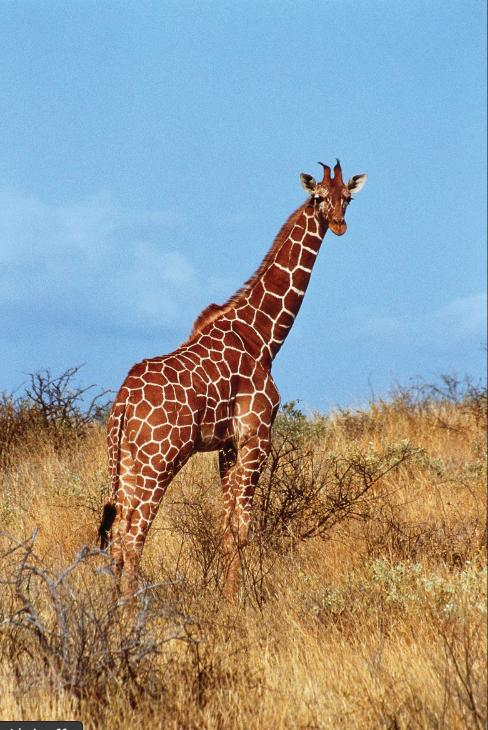
#> input picture CalculatingAndPlottingHistograms/giraffe.jpg, 488 x 730 px
$ jupyter execute work.ipynb
#> lines starting #> are read from the running program, lines starting #| are printed output that depends on the picture
histogram graphical represantation of pixel intensities in an image
mesela bu intensity  brightness olabilir
dynamic rangeini bulabiliriz yani
equalization  the image can enhance the image

[cell 1]
import cv2
import matplotlib.pyplot as plt

[cell 2]
#RGB
image = cv2.imread("./giraffe.jpg")
#> image is the input picture: shape (730, 488, 3); mean B, G, R 151.3, 152.9, 149.2
image_rgb = cv2.cvtColor(image , cv2.COLOR_BGR2RGB)
plt.imshow(image_rgb)

[cell 3]
channels = cv2.split(image_rgb)
colors = ["red" , "green" ,"blue"   ]
for channel , color  in zip(channels , colors):
    hist = cv2.calcHist([channel] , [0] , None ,  [256] , [0,256] )
    plt.plot(hist , color=color)
#> this loop made 3 passes
#> color on passes 1 to 3: 'red', 'green', 'blue'

plt.title("color histogram")
plt.xlabel("pixel intentisity")
plt.ylabel("frequency")
plt.show()
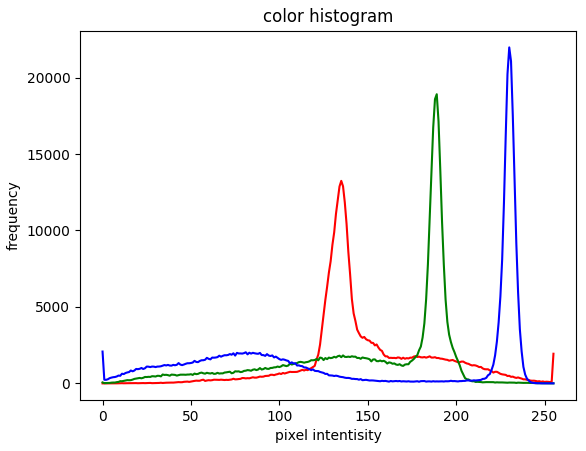
#> figure drawn by matplotlib, 1 panel; curve peaks at x = 135, y = 13245; curve peaks at x = 189, y = 18912; curve peaks at x = 230, y = 21973

[cell 4]
import cv2
import matplotlib.pyplot as plt

# HSV'ye çevir
image_hsv = cv2.cvtColor(image, cv2.COLOR_BGR2HSV)
#> image_hsv: shape (730, 488, 3); mean H, S, V 60, 123.9, 195.5
h, s, v = cv2.split(image_hsv)
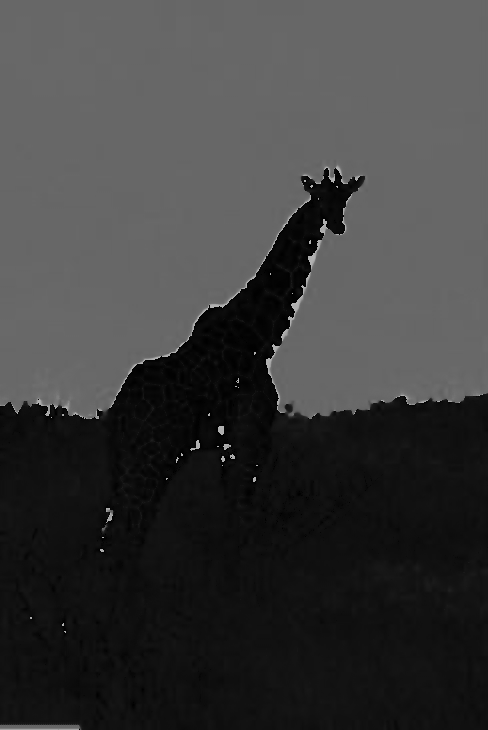
#> h: shape (730, 488); min 0, max 179, mean 60
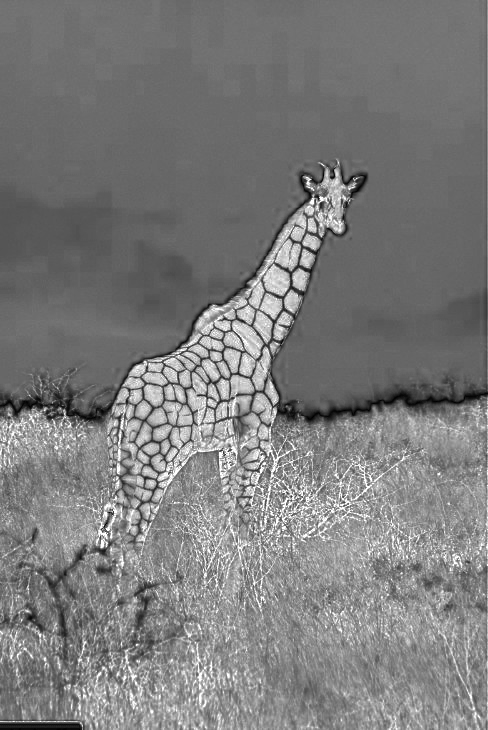
#> s: shape (730, 488); min 0, max 255, mean 123.9
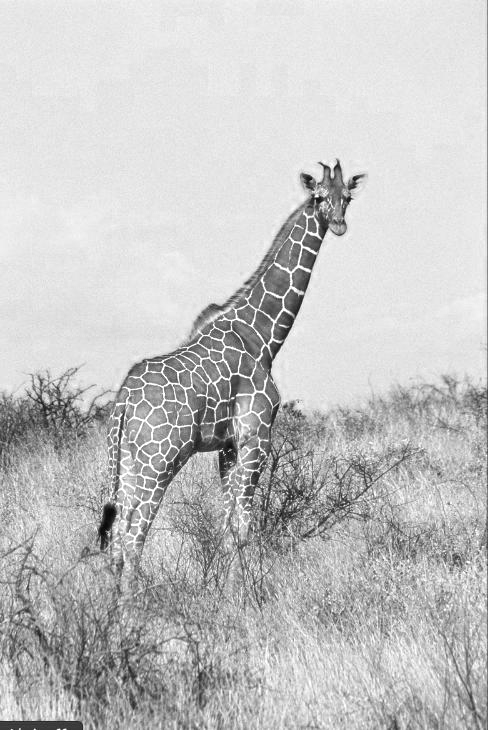
#> v: shape (730, 488); min 5, max 255, mean 195.5

# Histogramlar
h_hist = cv2.calcHist([h], [0], None, [100], [0, 180])   # Hue 0-179 arasıdır
#> h_hist = 100 values, max 153057 at index 57, min 0 at index 32, mean 3562.4
s_hist = cv2.calcHist([s], [0], None, [256], [0, 256])
#> s_hist = 256 values, max 15094 at index 106, min 0 at index 254, mean 1391.6
v_hist = cv2.calcHist([v], [0], None, [256], [0, 256])
#> v_hist = 256 values, max 22465 at index 230, min 0 at index 0, mean 1391.6

# Çizim
fig, axes = plt.subplots(1, 3, figsize=(15, 5))

# Hue Histogram
axes[0].plot(h_hist, color="orange")
axes[0].set_title("Hue Histogram")
axes[0].set_xlabel("Hue Value")
axes[0].set_ylabel("Frequency")

# Saturation Histogram
axes[1].plot(s_hist, color="green")
axes[1].set_title("Saturation Histogram")
axes[1].set_xlabel("Saturation")
axes[1].set_ylabel("Frequency")

# Value Histogram
axes[2].plot(v_hist, color="gray")
axes[2].set_title("Value Histogram")
axes[2].set_xlabel("Brightness (Value)")
axes[2].set_ylabel("Frequency")

plt.tight_layout()
plt.show()
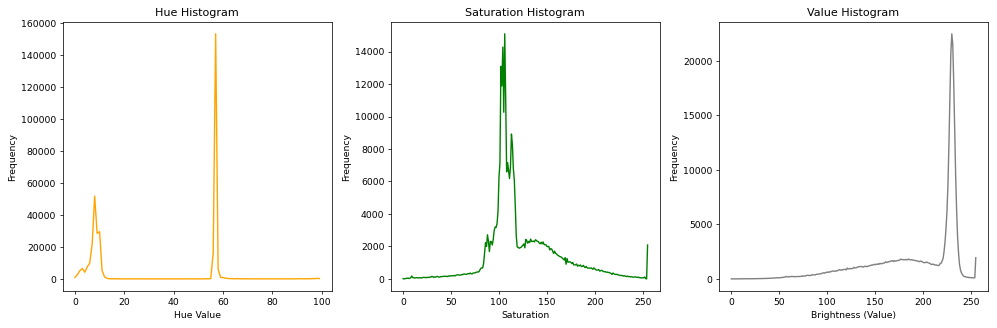
#> figure drawn by matplotlib, 3 panels; panel 1: curve peaks at x = 57, y = 153057; panel 2: curve peaks at x = 106, y = 15094; panel 3: curve peaks at x = 230, y = 22465
